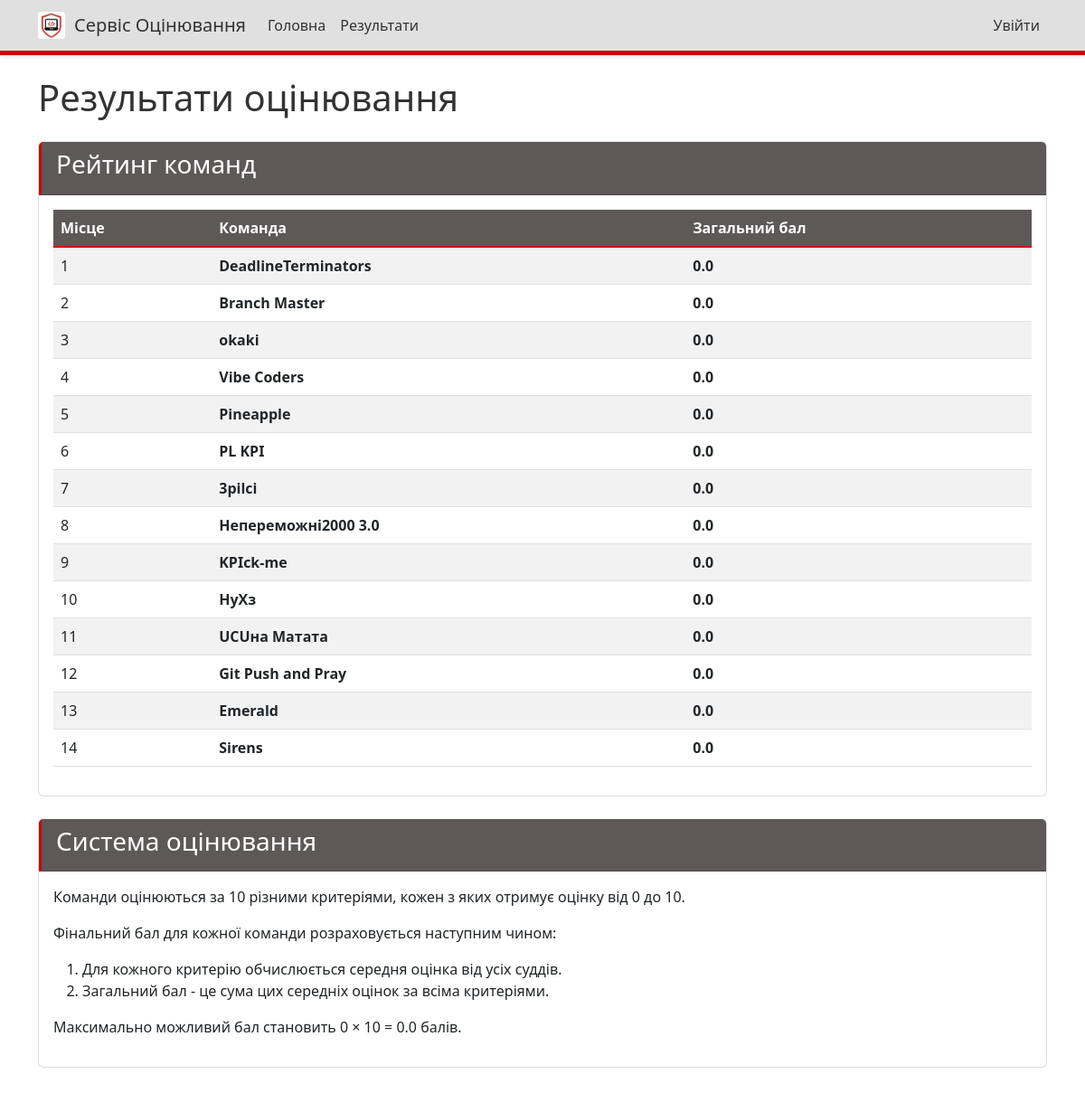
The app's page /results/ with its own data.
### judging/models.py (models this page shows, shortened)
class Team(models.Model):
    name = models.CharField(max_length=100)
    description = models.TextField(blank=True)
    members = models.TextField(blank=True, help_text="List of team members, one per line")
    members_info = models.TextField(blank=True, help_text="Additional information about team members in format: Student - leader, university, year of study")
    service = models.CharField(max_length=1, choices=SERVICE_CHOICES, blank=True, null=True, help_text="Service vector for the team")

### judging/views.py (the view)
# urls.py: path('results/', views.results, name='results'),
def results(request):
    teams = Team.objects.all()
    main_criteria = Criteria.objects.filter(type='main')
    bonus_criteria_by_service = {
        service: list(Criteria.objects.filter(type='bonus', service=service))
        for service, _ in SERVICE_CHOICES
    }
    results = []
    for team in teams:
        team_criteria = list(main_criteria)
        if team.service:
            team_criteria.extend(bonus_criteria_by_service.get(team.service, []))
        total_score = 0
        criteria_scores = {}
        for criteria in team_criteria:
            scores = Score.objects.filter(team=team, criteria=criteria)
            total_judges = scores.count()
            if total_judges > 0:
                checked_count = scores.filter(checked=True).count()
                check_percentage = checked_count / total_judges
                if check_percentage > 0.5:
                    criteria_scores[criteria.name] = criteria.points
                    total_score += criteria.points
                else:
                    criteria_scores[criteria.name] = 0
            else:
                criteria_scores[criteria.name] = 0
        team_data = {
            'team': team,
            'criteria_scores': criteria_scores,
            'total_score': total_score,
            'service': team.get_service_display() if team.service else "Не вибрано",
        }
        results.append(team_data)
    results.sort(key=lambda x: x['total_score'], reverse=True)
    context = {
        'results': results,
        'main_criteria': main_criteria,
        'bonus_criteria_by_service': bonus_criteria_by_service,
    }
    return render(request, 'judging/results.html', context)

### judging/templatetags/custom_filters.py (called while the page is built)
@register.filter
def multiply(value, arg):
    try:
        return float(value) * float(arg)
    except (ValueError, TypeError):
        return 0

### judging/templates/judging/results.html (shortened to what this page needs)
{% extends 'judging/base.html' %}
{% load custom_filters %}
{% block content %}
<h1 class="mb-4">Результати оцінювання</h1>
<div class="card mb-4">
    <div class="card-header">
        <h3>Рейтинг команд</h3>
    </div>
    <div class="card-body">
        {% if results %}
            <div class="table-responsive">
                <table class="table table-striped table-hover">
                    <thead>
                        <tr>
                            <th>Місце</th>
                            <th>Команда</th>
                            <th>Загальний бал</th>
                        </tr>
                    </thead>
                    <tbody>
                        {% for result in results %}
                            <tr>
                                <td>{{ forloop.counter }}</td>
                                <td>
                                    <strong>{{ result.team.name }}</strong>
                                </td>
                                <td><strong>{{ result.total_score|floatformat:1 }}</strong></td>
                            </tr>
                        {% endfor %}
                    </tbody>
                </table>
            </div>
        {% else %}
            <div class="alert alert-info">
                Результати оцінювання ще не доступні.
            </div>
        {% endif %}
    </div>
</div>
<div class="card">
    <div class="card-header">
        <h3>Система оцінювання</h3>
    </div>
    <div class="card-body">
        <p>Команди оцінюються за 10 різними критеріями, кожен з яких отримує оцінку від 0 до 10.</p>
        <p>Фінальний бал для кожної команди розраховується наступним чином:</p>
        <ol>
            <li>Для кожного критерію обчислюється середня оцінка від усіх суддів.</li>
            <li>Загальний бал - це сума цих середніх оцінок за всіма критеріями.</li>
        </ol>
        <p>Максимально можливий бал становить {{ criteria_list|length|default:0 }} × 10 = {{ criteria_list|length|default:0|multiply:10 }} балів.</p>
    </div>
</div>
{% endblock %}

### judging/static/judging/css/custom.css (style rules this page uses)
.card-header { background-color: #5e5959 !important; color: #ffffff !important; border-left: 3px solid #cc0000 !important; }
.card { border-color: #dddddd !important; border-top: 1px solid #f0f0f0 !important; }
.table-striped tbody tr:nth-of-type(odd) { background-color: #f9f9f9 !important; }
.table thead th { background-color: #5e5959 !important; color: #ffffff !important; border-bottom: 2px solid #cc0000 !important; }
body { background-color: #ffffff !important; color: #333333 !important; }

### judging/templates/judging/base.html (style rules this page uses)
body { padding-top: 60px; padding-bottom: 40px; }

### records on screen
Team: team.name "DeadlineTerminators", total_score "0.0"
Team: team.name "Branch Master", total_score "0.0"
Team: team.name "okaki", total_score "0.0"
Team: team.name "Vibe Coders", total_score "0.0"
Team: team.name "Pineapple", total_score "0.0"
Team: team.name "PL KPI", total_score "0.0"
Team: team.name "3pilci", total_score "0.0"
Team: team.name "Непереможні2000 3.0", total_score "0.0"
Team: team.name "KPIck-me", total_score "0.0"
Team: team.name "НуХз", total_score "0.0"
Team: team.name "UCUна Матата", total_score "0.0"
Team: team.name "Git Push and Pray", total_score "0.0"
Team: team.name "Emerald", total_score "0.0"
Team: team.name "Sirens", total_score "0.0"

### other values on screen
{{ criteria_list|length|default:0 }} "0"
{{ criteria_list|length|default:0|multiply:10 }} "0.0"
